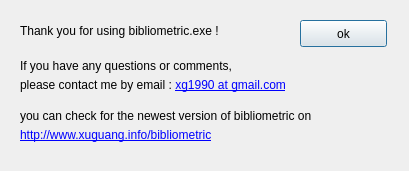
<?xml version="1.0" encoding="UTF-8"?>
<ui version="4.0">
 <class>about</class>
 <widget class="QDialog" name="about">
  <property name="geometry">
   <rect>
    <x>0</x>
    <y>0</y>
    <width>409</width>
    <height>171</height>
   </rect>
  </property>
  <property name="windowTitle">
   <string>Dialog</string>
  </property>
  <widget class="QLabel" name="label">
   <property name="geometry">
    <rect>
     <x>20</x>
     <y>20</y>
     <width>231</width>
     <height>21</height>
    </rect>
   </property>
   <property name="text">
    <string>Thank you for using bibliometric.exe !</string>
   </property>
  </widget>
  <widget class="QLabel" name="label_2">
   <property name="geometry">
    <rect>
     <x>20</x>
     <y>50</y>
     <width>361</width>
     <height>31</height>
    </rect>
   </property>
   <property name="text">
    <string>If you have any questions or comments,</string>
   </property>
  </widget>
  <widget class="QLabel" name="label_3">
   <property name="geometry">
    <rect>
     <x>20</x>
     <y>70</y>
     <width>361</width>
     <height>31</height>
    </rect>
   </property>
   <property name="text">
    <string>please contact me by email : &lt;a href=&quot;mailto:xg1990@gmail.com&quot;&gt;xg1990 at gmail.com&lt;a&gt;</string>
   </property>
   <property name="openExternalLinks">
    <bool>true</bool>
   </property>
  </widget>
  <widget class="QLabel" name="label_4">
   <property name="geometry">
    <rect>
     <x>20</x>
     <y>100</y>
     <width>361</width>
     <height>31</height>
    </rect>
   </property>
   <property name="text">
    <string>you can check for the newest version of bibliometric on</string>
   </property>
  </widget>
  <widget class="QLabel" name="label_5">
   <property name="geometry">
    <rect>
     <x>20</x>
     <y>120</y>
     <width>361</width>
     <height>31</height>
    </rect>
   </property>
   <property name="text">
    <string>&lt;a href='http://www.xuguang.info/bibliometric'&gt;http://www.xuguang.info/bibliometric&lt;/a&gt;</string>
   </property>
   <property name="openExternalLinks">
    <bool>true</bool>
   </property>
   <property name="textInteractionFlags">
    <set>Qt::LinksAccessibleByMouse</set>
   </property>
  </widget>
  <widget class="QPushButton" name="pushButton">
   <property name="geometry">
    <rect>
     <x>300</x>
     <y>20</y>
     <width>87</width>
     <height>27</height>
    </rect>
   </property>
   <property name="text">
    <string>ok</string>
   </property>
  </widget>
 </widget>
 <resources/>
 <connections/>
</ui>
